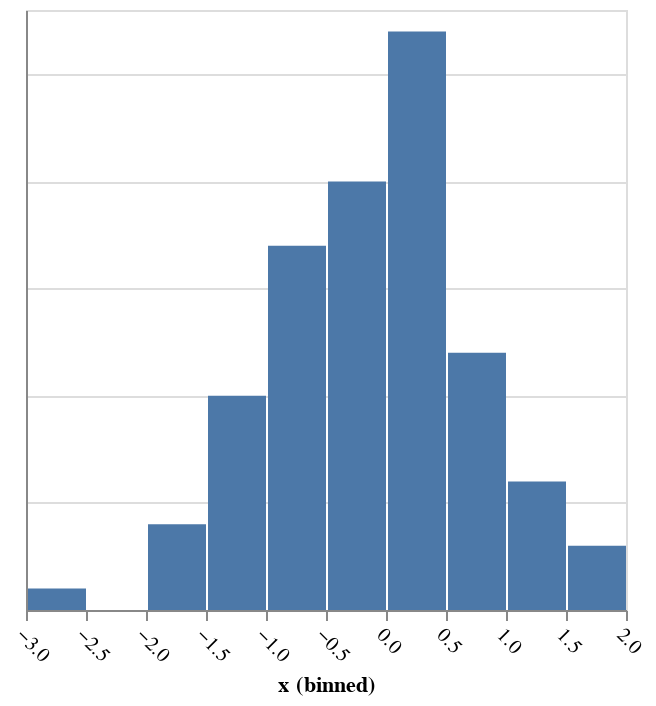

The notebook cell this image was saved under:
### Markdown cell above
## Example 3: Axis Properties

If you would like to set the properties of the axes, including grid lines, you can use the encodings'``axis`` argument.

### Code cell
alt.Chart(data).mark_bar().encode(
    x=alt.X('x', bin=True, axis=alt.Axis(labelAngle=45)),
    y=alt.Y('count()', axis=alt.Axis(labels=False, ticks=False, title=None))
)

### Figure 1 — Vega-Lite specification as saved in the notebook (floating-point values rounded to 4 significant figures)
{"config": {"view": {"continuousWidth": 300, "continuousHeight": 300}}, "data": {"name": "data-e0cda257d33f42fdbc24a0696afd76df"}, "mark": {"type": "bar"}, "encoding": {"x": {"axis": {"labelAngle": 45}, "bin": true, "field": "x", "type": "quantitative"}, "y": {"aggregate": "count", "axis": {"labels": false, "ticks": false, "title": null}, "type": "quantitative"}}, "$schema": "https://vega.github.io/schema/vega-lite/v5.16.3.json", "datasets": {"data-e0cda257d33f42fdbc24a0696afd76df": [{"x": 0.4967, "y": -0.1383}, {"x": 0.6477, "y": 1.523}, {"x": -0.2342, "y": -0.2341}, {"x": 1.579, "y": 0.7674}, {"x": -0.4695, "y": 0.5426}, {"x": -0.4634, "y": -0.4657}, {"x": 0.242, "y": -1.913}, {"x": -1.725, "y": -0.5623}, {"x": -1.013, "y": 0.3142}, {"x": -0.908, "y": -1.412}, {"x": 1.466, "y": -0.2258}, {"x": 0.06753, "y": -1.425}, {"x": -0.5444, "y": 0.1109}, {"x": -1.151, "y": 0.3757}, {"x": -0.6006, "y": -0.2917}, {"x": -0.6017, "y": 1.852}, {"x": -0.0135, "y": -1.058}, {"x": 0.8225, "y": -1.221}, {"x": 0.2089, "y": -1.96}, {"x": -1.328, "y": 0.1969}, {"x": 0.7385, "y": 0.1714}, {"x": -0.1156, "y": -0.3011}, {"x": -1.479, "y": -0.7198}, {"x": -0.4606, "y": 1.057}, {"x": 0.3436, "y": -1.763}, {"x": 0.3241, "y": -0.3851}, {"x": -0.6769, "y": 0.6117}, {"x": 1.031, "y": 0.9313}, {"x": -0.8392, "y": -0.3092}, {"x": 0.3313, "y": 0.9755}, {"x": -0.4792, "y": -0.1857}, {"x": -1.106, "y": -1.196}, {"x": 0.8125, "y": 1.356}, {"x": -0.07201, "y": 1.004}, {"x": 0.3616, "y": -0.6451}, {"x": 0.3614, "y": 1.538}, {"x": -0.03583, "y": 1.565}, {"x": -2.62, "y": 0.8219}, {"x": 0.08705, "y": -0.299}, {"x": 0.09176, "y": -1.988}, {"x": -0.2197, "y": 0.3571}, {"x": 1.478, "y": -0.5183}, {"x": -0.8085, "y": -0.5018}, {"x": 0.9154, "y": 0.3288}, {"x": -0.5298, "y": 0.5133}, {"x": 0.09708, "y": 0.9686}, {"x": -0.7021, "y": -0.3277}, {"x": -0.3921, "y": -1.464}, {"x": 0.2961, "y": 0.2611}, {"x": 0.005113, "y": -0.2346}, {"x": -1.415, "y": -0.4206}, {"x": -0.3427, "y": -0.8023}, {"x": -0.1613, "y": 0.4041}, {"x": 1.886, "y": 0.1746}, {"x": 0.2576, "y": -0.07445}, {"x": -1.919, "y": -0.02651}, {"x": 0.06023, "y": 2.463}, {"x": -0.1924, "y": 0.3015}, {"x": -0.03471, "y": -1.169}, {"x": 1.143, "y": 0.7519}, {"x": 0.791, "y": -0.9094}, {"x": 1.403, "y": -1.402}, {"x": 0.5869, "y": 2.19}, {"x": -0.9905, "y": -0.5663}, {"x": 0.09965, "y": -0.5035}, {"x": -1.551, "y": 0.06856}, {"x": -1.062, "y": 0.4736}, {"x": -0.9194, "y": 1.55}, {"x": -0.7833, "y": -0.3221}, {"x": 0.8135, "y": -1.231}, {"x": 0.2275, "y": 1.307}, {"x": -1.607, "y": 0.1846}, {"x": 0.2599, "y": 0.7818}, {"x": -1.237, "y": -1.32}, {"x": 0.5219, "y": 0.297}, {"x": 0.2505, "y": 0.3464}, {"x": -0.68, "y": 0.2323}, {"x": 0.2931, "y": -0.7144}, {"x": 1.866, "y": 0.4738}, {"x": -1.191, "y": 0.6566}, {"x": -0.9747, "y": 0.7871}, {"x": 1.159, "y": -0.8207}, {"x": 0.9634, "y": 0.4128}, {"x": 0.8221, "y": 1.897}, {"x": -0.2454, "y": -0.7537}, {"x": -0.8895, "y": -0.8158}, {"x": -0.0771, "y": 0.3412}, {"x": 0.2767, "y": 0.8272}, {"x": 0.013, "y": 1.454}, {"x": -0.2647, "y": 2.72}, {"x": 0.6257, "y": -0.8572}, {"x": -1.071, "y": 0.4825}, {"x": -0.2235, "y": 0.714}, {"x": 0.4732, "y": -0.07283}, {"x": -0.8468, "y": -1.515}, {"x": -0.4465, "y": 0.8564}, {"x": 0.2141, "y": -1.246}, {"x": 0.1732, "y": 0.3853}, {"x": -0.8839, "y": 0.1537}, {"x": 0.05821, "y": -1.143}]}}
